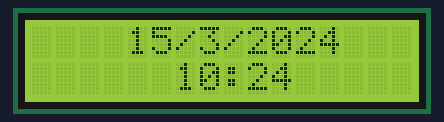
Bench run of a sketch on a simulated Arduino Uno, built with avr-gcc and run on an emulated ATmega328P. Parts: 16×2 character LCD. The local clock reads 2024-03-15 10:24:30 at power-on unless the sketch sets it; what the sketch prints to the serial monitor is not drawn.

Above: at 0.3 s.
At 30.5 s:
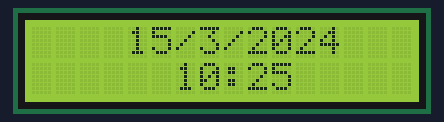
At 90.8 s:
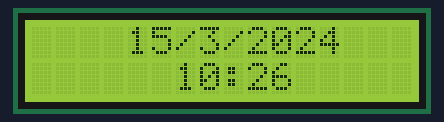

The sketch:

Affichage_date_heure_lcd.ino
```cpp
#include <LiquidCrystal.h>

#include <Wire.h>
#include <TimeLib.h>
#include <DS1307RTC.h>

LiquidCrystal lcd(2,3,4,5,6,7);

void setup() {
  // put your setup code here, to run once:
  Serial.begin(9600);
  while (!Serial) ; // wait for serial
  delay(200);
  Serial.println("DS1307RTC Read Test");
  Serial.println("-------------------");

  lcd.begin(16,2);
  //lcd.print("Bonjour");
  //lcd.setCursor(0,1);
  //lcd.print("je suis en peip2");
}

void loop() {
  // put your main code here, to run repeatedly:
tmElements_t tm;

  if (RTC.read(tm)) {
    Serial.print("Ok, Time = ");
    print2digits(tm.Hour);
    Serial.write(':');
    print2digits(tm.Minute);
    Serial.write(':');
    print2digits(tm.Second);
    Serial.print(", Date (D/M/Y) = ");
    Serial.print(tm.Day);
    Serial.write('/');
    Serial.print(tm.Month);
    Serial.write('/');
    Serial.print(tmYearToCalendar(tm.Year));
    Serial.println();

    lcd.setCursor(4,0);
    lcd.print(tm.Day);
    lcd.print('/');
    lcd.print(tm.Month);
    lcd.print('/');
    lcd.print(tmYearToCalendar(tm.Year));
    lcd.print(' ');
    lcd.setCursor(6,1);
    lcd.print(tm.Hour);
    lcd.print(':');
    lcd.print(tm.Minute);

  } else {
    if (RTC.chipPresent()) {
      Serial.println("The DS1307 is stopped.  Please run the SetTime");
      Serial.println("example to initialize the time and begin running.");
      Serial.println();
    } else {
      Serial.println("DS1307 read error!  Please check the circuitry.");
      Serial.println();
    }
    delay(9000);
  }
  delay(1000);
}

void print2digits(int number) {
  if (number >= 0 && number < 10) {
    Serial.write('0');
  }
  Serial.print(number);
}
```

Measured:
- what the display in image 0 shows lasts 30.1 s, from 0.3 s to 30.4 s
- what the display in image 1 shows lasts 60.3 s, from 30.4 s to 90.7 s
